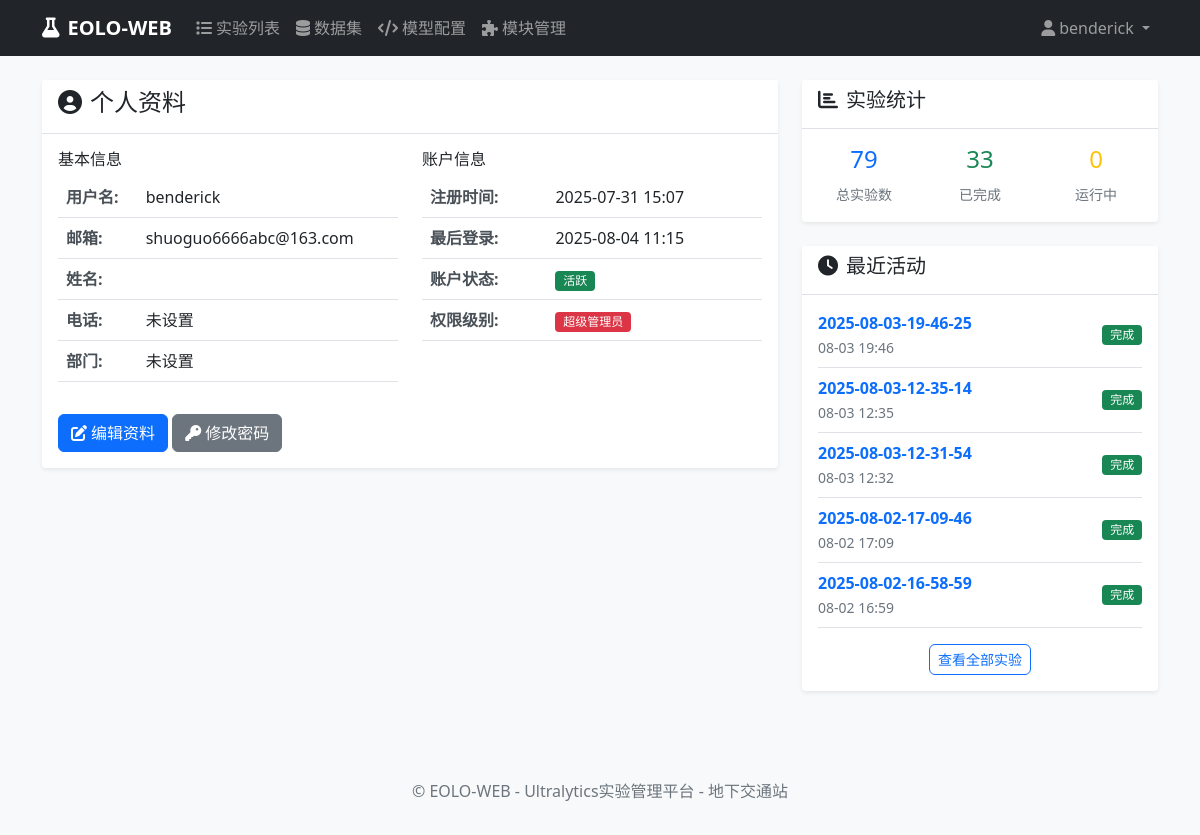
The app's page /accounts/profile/ (signed in), older data.
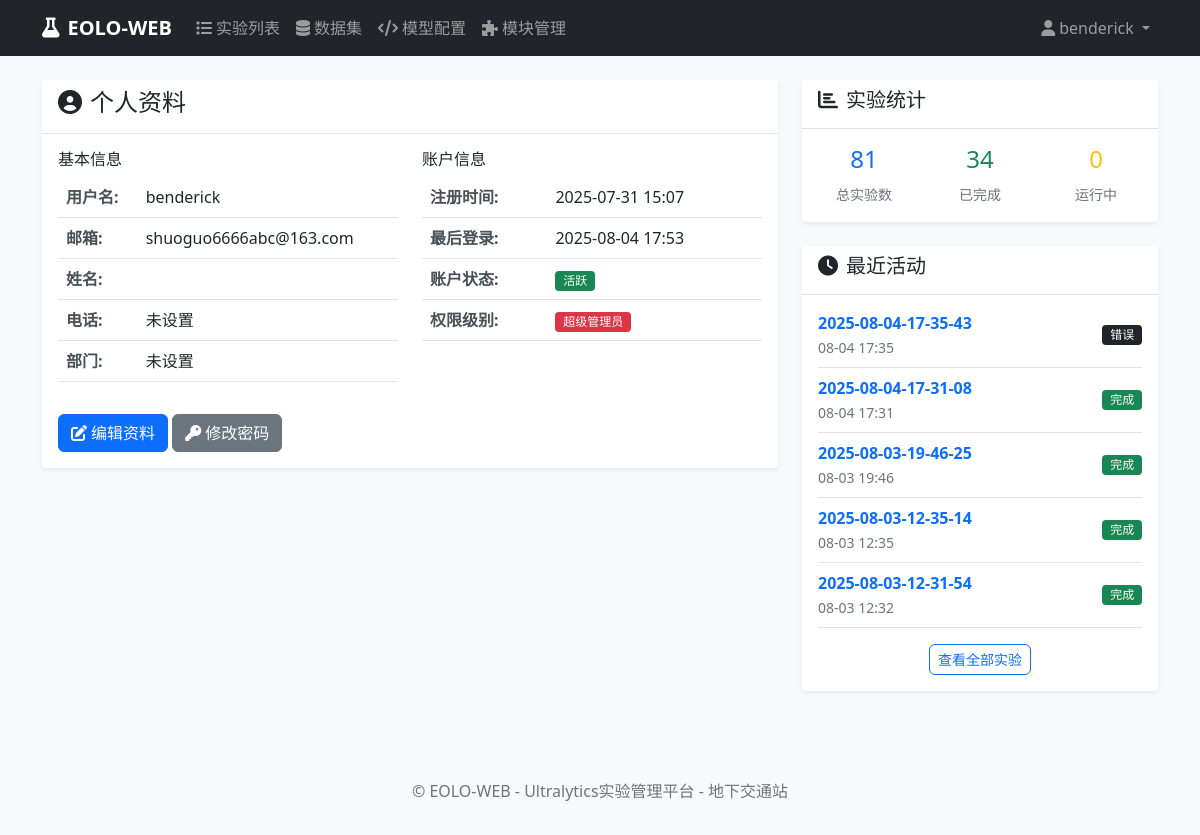
The same page, newer data.
### accounts/models.py (models this page shows, shortened)
class User(AbstractUser):
    phone = models.CharField(max_length=15, blank=True, null=True, verbose_name="电话号码")
    department = models.CharField(max_length=100, blank=True, null=True, verbose_name="部门")
    created_at = models.DateTimeField(auto_now_add=True, verbose_name="创建时间")
    updated_at = models.DateTimeField(auto_now=True, verbose_name="更新时间")
    class Meta:
        verbose_name = "用户"
        verbose_name_plural = "用户"

### experiments/models.py (models this page shows, shortened)
class Experiment(models.Model):
    EXPERIMENT_STATUS_CHOICES = [
        ('pending', '待启动'),
        ('queued', '排队'),
        ('running', '运行'),
        ('interrupted', '中断'),
        ('error', '错误'),
        ('completed', '完成'),
    ]
    TASK_TYPE_CHOICES = [
        ('detect', '目标检测'),
        ('segment', '实例分割'),
        ('classify', '图像分类'),
        ('pose', '姿态估计'),
        ('track', '目标跟踪'),
    ]
    name = models.CharField(max_length=200, verbose_name="实验名称")
    description = models.TextField(blank=True, null=True, verbose_name="实验描述")
    user = models.ForeignKey(User, on_delete=models.CASCADE, verbose_name="创建用户")
    task_type = models.CharField(max_length=20, choices=TASK_TYPE_CHOICES, default='detect', verbose_name="任务类型")
    model_configs = models.TextField(blank=True, null=True, verbose_name="模型配置", help_text="逗号分隔的模型配置路径")
    setting_config = models.CharField(max_length=200, blank=True, null=True, verbose_name="参数配置", help_text="参数配置文件路径")
    dataset = models.CharField(max_length=200, default='', verbose_name="数据集名称")
    epochs = models.IntegerField(default=100, verbose_name="训练轮数")
    batch_size = models.IntegerField(default=16, verbose_name="批量大小")
    device = models.CharField(max_length=20, default='auto', verbose_name="设备")
    SCALE_CHOICES = [
        ('n', 'Nano'),
        ('s', 'Small'),
        ('m', 'Medium'),
        ('l', 'Large'),
        ('x', 'Extra Large'),
    ]
    scale = models.CharField(max_length=1, choices=SCALE_CHOICES, default='n', verbose_name="尺寸")
    group = models.CharField(max_length=100, blank=True, null=True, verbose_name="分组")
    exp_timestamp = models.CharField(max_length=50, blank=True, null=True, verbose_name="实验时间戳")
    project_name = models.CharField(max_length=100, blank=True, null=True, verbose_name="项目名称")
    status = models.CharField(max_length=20, choices=EXPERIMENT_STATUS_CHOICES, default='pending', verbose_name="状态")
    command = models.TextField(blank=True, null=True, verbose_name="生成的命令")
    created_at = models.DateTimeField(auto_now_add=True, verbose_name="创建时间")
    updated_at = models.DateTimeField(auto_now=True, verbose_name="更新时间")
    started_at = models.DateTimeField(blank=True, null=True, verbose_name="开始时间")
    completed_at = models.DateTimeField(blank=True, null=True, verbose_name="完成时间")
    log_file = models.CharField(max_length=500, blank=True, null=True, verbose_name="日志文件")
    result_file = models.CharField(max_length=500, blank=True, null=True, verbose_name="结果文件")
    error_message = models.TextField(blank=True, null=True, verbose_name="错误信息")
    class Meta:
        verbose_name = "实验"
        verbose_name_plural = "实验"
        ordering = ['-created_at']

### accounts/views.py (the view)
# urls.py: path('profile/', views.profile_view, name='profile'),
@login_required
def profile_view(request):
    user = request.user
    total_experiments = user.experiment_set.count()
    completed_experiments = user.experiment_set.filter(status='completed').count()
    running_experiments = user.experiment_set.filter(status='running').count()
    recent_experiments = user.experiment_set.all()[:5]
    context = {
        'user': user,
        'total_experiments': total_experiments,
        'completed_experiments': completed_experiments,
        'running_experiments': running_experiments,
        'recent_experiments': recent_experiments,
    }
    return render(request, 'accounts/profile.html', context)

### templates/accounts/profile.html (shortened to what this page needs)
{% extends 'base.html' %}
{% block content %}
<div class="row">
    <div class="col-md-8">
        <div class="card">
            <div class="card-header">
                <h4><i class="fas fa-user-circle me-2"></i>个人资料</h4>
            </div>
            <div class="card-body">
                <div class="row">
                    <div class="col-md-6">
                        <h6>基本信息</h6>
                        <table class="table">
                            <tr>
                                <th>用户名:</th>
                                <td>{{ user.username }}</td>
                            </tr>
                            <tr>
                                <th>邮箱:</th>
                                <td>{{ user.email|default:"未设置" }}</td>
                            </tr>
                            <tr>
                                <th>姓名:</th>
                                <td>{{ user.first_name }} {{ user.last_name }}</td>
                            </tr>
                            <tr>
                                <th>电话:</th>
                                <td>{{ user.phone|default:"未设置" }}</td>
                            </tr>
                            <tr>
                                <th>部门:</th>
                                <td>{{ user.department|default:"未设置" }}</td>
                            </tr>
                        </table>
                    </div>
                    <div class="col-md-6">
                        <h6>账户信息</h6>
                        <table class="table">
                            <tr>
                                <th>注册时间:</th>
                                <td>{{ user.date_joined|date:"Y-m-d H:i" }}</td>
                            </tr>
                            <tr>
                                <th>最后登录:</th>
                                <td>{{ user.last_login|date:"Y-m-d H:i"|default:"从未登录" }}</td>
                            </tr>
                            <tr>
                                <th>账户状态:</th>
                                <td>
                                    {% if user.is_active %}
                                        <span class="badge bg-success">活跃</span>
                                    {% else %}
                                        <span class="badge bg-danger">禁用</span>
                                    {% endif %}
                                </td>
                            </tr>
                            <tr>
                                <th>权限级别:</th>
                                <td>
                                    {% if user.is_superuser %}
                                        <span class="badge bg-danger">超级管理员</span>
                                    {% elif user.is_staff %}
                                        <span class="badge bg-warning">管理员</span>
                                    {% else %}
                                        <span class="badge bg-info">普通用户</span>
                                    {% endif %}
                                </td>
                            </tr>
                        </table>
                    </div>
                </div>
                <div class="mt-3">
                    <a href="#" class="btn btn-primary">
                        <i class="fas fa-edit me-1"></i>编辑资料
                    </a>
                    <a href="#" class="btn btn-secondary">
                        <i class="fas fa-key me-1"></i>修改密码
                    </a>
                </div>
            </div>
        </div>
    </div>
    <div class="col-md-4">
        <div class="card">
            <div class="card-header">
                <h5><i class="fas fa-chart-bar me-2"></i>实验统计</h5>
            </div>
            <div class="card-body">
                <div class="row text-center">
                    <div class="col-4">
                        <h4 class="text-primary">{{ total_experiments }}</h4>
                        <small class="text-muted">总实验数</small>
                    </div>
                    <div class="col-4">
                        <h4 class="text-success">{{ completed_experiments }}</h4>
                        <small class="text-muted">已完成</small>
                    </div>
                    <div class="col-4">
                        <h4 class="text-warning">{{ running_experiments }}</h4>
                        <small class="text-muted">运行中</small>
                    </div>
                </div>
            </div>
        </div>
        <div class="card mt-3">
            <div class="card-header">
                <h5><i class="fas fa-clock me-2"></i>最近活动</h5>
            </div>
            <div class="card-body">
                {% if recent_experiments %}
                    {% for experiment in recent_experiments %}
                    <div class="d-flex justify-content-between align-items-center mb-2 pb-2 border-bottom">
                        <div>
                            <a href="{% url 'experiments:detail' experiment.pk %}" class="text-decoration-none">
                                <strong>{{ experiment.name }}</strong>
                            </a>
                            <br>
                            <small class="text-muted">{{ experiment.created_at|date:"m-d H:i" }}</small>
                        </div>
                        <span class="badge
                            {% if experiment.status == 'pending' %}bg-secondary
                            {% elif experiment.status == 'running' %}bg-warning
                            {% elif experiment.status == 'completed' %}bg-success
                            {% elif experiment.status == 'failed' %}bg-danger
                            {% else %}bg-dark
                            {% endif %}">{{ experiment.get_status_display }}</span>
                    </div>
                    {% endfor %}
                    <div class="text-center mt-3">
                        <a href="{% url 'experiments:list' %}" class="btn btn-sm btn-outline-primary">查看全部实验</a>
                    </div>
                {% else %}
                <div class="text-center text-muted">
                    <i class="fas fa-flask fa-2x mb-2"></i>
                    <p>您还没有创建任何实验</p>
                    <a href="{% url 'experiments:create' %}" class="btn btn-sm btn-primary">创建第一个实验</a>
                </div>
                {% endif %}
            </div>
        </div>
    </div>
</div>
{% endblock %}

### templates/base.html (shortened to what this page needs)
<!DOCTYPE html>
<html lang="zh-CN">
<head>
    {% load static %}
    <link href="{% static 'css/bootstrap.min.css' %}" rel="stylesheet">
    <link href="{% static 'css/all.min.css' %}" rel="stylesheet">
    <link rel="stylesheet" href="{% static 'css/main.css' %}">
</head>
<body>
    {% block navbar %}
    <nav class="navbar navbar-expand-lg navbar-dark bg-dark">
        <div class="container">
            <a class="navbar-brand" href="{% url 'experiments:dashboard' %}">
                <i class="fas fa-flask me-2"></i>EOLO-WEB
            </a>
            <div class="collapse navbar-collapse" id="navbarNav">
                {% if user.is_authenticated %}
                <ul class="navbar-nav me-auto">
                    <li class="nav-item">
                        <a class="nav-link" href="{% url 'experiments:list' %}">
                            <i class="fas fa-list me-1"></i>实验列表
                        </a>
                    </li>
                    <li class="nav-item">
                        <a class="nav-link" href="{% url 'datasets:list' %}">
                            <i class="fas fa-database me-1"></i>数据集
                        </a>
                    </li>
                    <li class="nav-item">
                        <a class="nav-link" href="{% url 'models_manager:model_manager' %}">
                            <i class="fas fa-code me-1"></i>模型配置
                        </a>
                    </li>
                    <li class="nav-item">
                        <a class="nav-link" href="{% url 'modules:list' %}">
                            <i class="fas fa-puzzle-piece me-1"></i>模块管理
                        </a>
                    </li>
                </ul>
                <ul class="navbar-nav">
                    <li class="nav-item dropdown">
                        <a class="nav-link dropdown-toggle" href="#" id="navbarDropdown" role="button" data-bs-toggle="dropdown">
                            <i class="fas fa-user me-1"></i>{{ user.username }}
                        </a>
                    </li>
                </ul>
                {% endif %}
            </div>
        </div>
    </nav>
    {% endblock %}
    <main class="container my-4">
        {% block content %}{% endblock %}
    </main>
    <footer class="bg-light text-center text-muted py-3 mt-5">
        <div class="container">
            <p>&copy; EOLO-WEB - Ultralytics实验管理平台 - 地下交通站</p>
        </div>
    </footer>
    {% load static %}
</body>
</html>

### static/css/main.css (style rules this page uses)
body { font-family: 'Segoe UI', Tahoma, Geneva, Verdana, sans-serif; background-color: #f8f9fa; }
.navbar-brand { font-weight: bold; font-size: 1.25rem; }
.navbar-nav .nav-link { font-weight: 500; }
.card { border: none; box-shadow: 0 0.125rem 0.25rem rgba(0, 0, 0, 0.075); margin-bottom: 1.5rem; }
.card-header { background-color: #fff; border-bottom: 1px solid #dee2e6; font-weight: 600; }
.btn { border-radius: 0.375rem; font-weight: 500; }
.table th { font-weight: 600; border-top: none; color: #495057; }
.badge { font-size: 0.75em; font-weight: 500; }

Row changes from the older to the newer data that the page shows:
no longer on this page (row unchanged): Experiment: name "2025-08-02-17-09-46", created_at "08-02 17:09", status "完成"
no longer on this page (row unchanged): Experiment: name "2025-08-02-16-58-59", created_at "08-02 16:59", status "完成"
changed User "benderick": last_login "2025-08-04 11:15" → "2025-08-04 17:53"
added Experiment: name "2025-08-04-17-35-43", created_at "08-04 17:35", status "错误"
added Experiment: name "2025-08-04-17-31-08", created_at "08-04 17:31", status "完成"
Text that changed along with them:
{{ total_experiments }}: "79" → "81"
{{ completed_experiments }}: "33" → "34"
